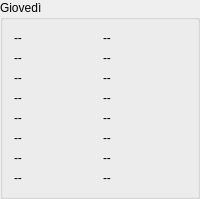
           <widget class="QGroupBox" name="groupBox_19">
            <property name="title">
             <string>Giovedì</string>
            </property>
            <layout class="QVBoxLayout" name="verticalLayout_21">
             <item>
              <layout class="QHBoxLayout" name="horizontalLayout_132">
               <item>
                <widget class="QLabel" name="lline1_4">
                 <property name="text">
                  <string>--</string>
                 </property>
                </widget>
               </item>
               <item>
                <widget class="QLabel" name="llvalue1_4">
                 <property name="text">
                  <string>--</string>
                 </property>
                </widget>
               </item>
              </layout>
             </item>
             <item>
              <layout class="QHBoxLayout" name="horizontalLayout_137">
               <item>
                <widget class="QLabel" name="lline2_4">
                 <property name="text">
                  <string>--</string>
                 </property>
                </widget>
               </item>
               <item>
                <widget class="QLabel" name="llvalue2_4">
                 <property name="text">
                  <string>--</string>
                 </property>
                </widget>
               </item>
              </layout>
             </item>
             <item>
              <layout class="QHBoxLayout" name="horizontalLayout_133">
               <item>
                <widget class="QLabel" name="lline3_4">
                 <property name="text">
                  <string>--</string>
                 </property>
                </widget>
               </item>
               <item>
                <widget class="QLabel" name="llvalue3_4">
                 <property name="text">
                  <string>--</string>
                 </property>
                </widget>
               </item>
              </layout>
             </item>
             <item>
              <layout class="QHBoxLayout" name="horizontalLayout_135">
               <item>
                <widget class="QLabel" name="lline4_4">
                 <property name="text">
                  <string>--</string>
                 </property>
                </widget>
               </item>
               <item>
                <widget class="QLabel" name="llvalue4_4">
                 <property name="text">
                  <string>--</string>
                 </property>
                </widget>
               </item>
              </layout>
             </item>
             <item>
              <layout class="QHBoxLayout" name="horizontalLayout_134">
               <item>
                <widget class="QLabel" name="lline5_4">
                 <property name="text">
                  <string>--</string>
                 </property>
                </widget>
               </item>
               <item>
                <widget class="QLabel" name="llvalue5_4">
                 <property name="text">
                  <string>--</string>
                 </property>
                </widget>
               </item>
              </layout>
             </item>
             <item>
              <layout class="QHBoxLayout" name="horizontalLayout_136">
               <item>
                <widget class="QLabel" name="lline6_4">
                 <property name="text">
                  <string>--</string>
                 </property>
                </widget>
               </item>
               <item>
                <widget class="QLabel" name="llvalue6_4">
                 <property name="text">
                  <string>--</string>
                 </property>
                </widget>
               </item>
              </layout>
             </item>
             <item>
              <layout class="QHBoxLayout" name="horizontalLayout_131">
               <item>
                <widget class="QLabel" name="lline7_4">
                 <property name="text">
                  <string>--</string>
                 </property>
                </widget>
               </item>
               <item>
                <widget class="QLabel" name="llvalue7_4">
                 <property name="text">
                  <string>--</string>
                 </property>
                </widget>
               </item>
              </layout>
             </item>
             <item>
              <layout class="QHBoxLayout" name="horizontalLayout_138">
               <item>
                <widget class="QLabel" name="lline8_4">
                 <property name="text">
                  <string>--</string>
                 </property>
                </widget>
               </item>
               <item>
                <widget class="QLabel" name="llvalue8_4">
                 <property name="text">
                  <string>--</string>
                 </property>
                </widget>
               </item>
              </layout>
             </item>
            </layout>
           </widget>
